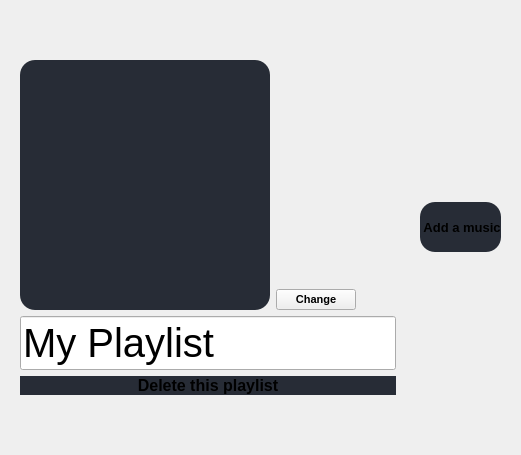
                  <widget class="QWidget" name="page_editPlaylist">
                   <layout class="QHBoxLayout" name="hLayout_15">
                    <item>
                     <widget class="QFrame" name="verticalFrame">
                      <property name="sizePolicy">
                       <sizepolicy hsizetype="Preferred" vsizetype="Preferred">
                        <horstretch>0</horstretch>
                        <verstretch>0</verstretch>
                       </sizepolicy>
                      </property>
                      <property name="maximumSize">
                       <size>
                        <width>450</width>
                        <height>16777215</height>
                       </size>
                      </property>
                      <property name="styleSheet">
                       <string notr="true"/>
                      </property>
                      <layout class="QVBoxLayout" name="verticalLayout_14">
                       <item>
                        <spacer name="verticalSpacer">
                         <property name="orientation">
                          <enum>Qt::Vertical</enum>
                         </property>
                         <property name="sizeHint" stdset="0">
                          <size>
                           <width>20</width>
                           <height>40</height>
                          </size>
                         </property>
                        </spacer>
                       </item>
                       <item>
                        <layout class="QHBoxLayout" name="horizontalLayout_14">
                         <item>
                          <widget class="QLabel" name="playlistEditImage">
                           <property name="minimumSize">
                            <size>
                             <width>250</width>
                             <height>250</height>
                            </size>
                           </property>
                           <property name="maximumSize">
                            <size>
                             <width>250</width>
                             <height>250</height>
                            </size>
                           </property>
                           <property name="font">
                            <font>
                             <family>MS Shell Dlg 2</family>
                            </font>
                           </property>
                           <property name="styleSheet">
                            <string notr="true">background-color: rgb(39, 44, 54);
 border-radius: 15px;</string>
                           </property>
                           <property name="text">
                            <string/>
                           </property>
                           <property name="scaledContents">
                            <bool>true</bool>
                           </property>
                           <property name="alignment">
                            <set>Qt::AlignCenter</set>
                           </property>
                          </widget>
                         </item>
                         <item>
                          <layout class="QVBoxLayout" name="verticalLayout_13">
                           <item>
                            <spacer name="verticalSpacer_3">
                             <property name="orientation">
                              <enum>Qt::Vertical</enum>
                             </property>
                             <property name="sizeHint" stdset="0">
                              <size>
                               <width>20</width>
                               <height>40</height>
                              </size>
                             </property>
                            </spacer>
                           </item>
                           <item>
                            <widget class="QPushButton" name="playlistEditChangeImage">
                             <property name="font">
                              <font>
                               <pointsize>8</pointsize>
                               <weight>75</weight>
                               <bold>true</bold>
                              </font>
                             </property>
                             <property name="text">
                              <string>Change</string>
                             </property>
                             <property name="icon">
                              <iconset resource="files.qrc">
                               <normaloff>:/16x16/icons/16x16/cil-image-plus.png</normaloff>:/16x16/icons/16x16/cil-image-plus.png</iconset>
                             </property>
                            </widget>
                           </item>
                          </layout>
                         </item>
                         <item>
                          <spacer name="horizontalSpacer_3">
                           <property name="orientation">
                            <enum>Qt::Horizontal</enum>
                           </property>
                           <property name="sizeHint" stdset="0">
                            <size>
                             <width>40</width>
                             <height>20</height>
                            </size>
                           </property>
                          </spacer>
                         </item>
                        </layout>
                       </item>
                       <item>
                        <widget class="QLineEdit" name="playlistEditName">
                         <property name="font">
                          <font>
                           <pointsize>30</pointsize>
                          </font>
                         </property>
                         <property name="text">
                          <string>My Playlist</string>
                         </property>
                        </widget>
                       </item>
                       <item>
                        <widget class="QPushButton" name="playlistEditDelete">
                         <property name="sizePolicy">
                          <sizepolicy hsizetype="Minimum" vsizetype="Expanding">
                           <horstretch>0</horstretch>
                           <verstretch>0</verstretch>
                          </sizepolicy>
                         </property>
                         <property name="maximumSize">
                          <size>
                           <width>16777215</width>
                           <height>50</height>
                          </size>
                         </property>
                         <property name="font">
                          <font>
                           <family>MS Shell Dlg 2</family>
                           <pointsize>12</pointsize>
                           <weight>75</weight>
                           <bold>true</bold>
                          </font>
                         </property>
                         <property name="focusPolicy">
                          <enum>Qt::TabFocus</enum>
                         </property>
                         <property name="styleSheet">
                          <string notr="true">background-color: rgb(39, 44, 54);
 border-radius: 15px;</string>
                         </property>
                         <property name="text">
                          <string>Delete this playlist</string>
                         </property>
                        </widget>
                       </item>
                       <item>
                        <spacer name="verticalSpacer_2">
                         <property name="orientation">
                          <enum>Qt::Vertical</enum>
                         </property>
                         <property name="sizeHint" stdset="0">
                          <size>
                           <width>20</width>
                           <height>40</height>
                          </size>
                         </property>
                        </spacer>
                       </item>
                      </layout>
                     </widget>
                    </item>
                    <item>
                     <widget class="QFrame" name="verticalFrame">
                      <property name="styleSheet">
                       <string notr="true"/>
                      </property>
                      <layout class="QVBoxLayout" name="verticalLayout_17">
                       <item>
                        <widget class="QPushButton" name="playlistEditAdd">
                         <property name="sizePolicy">
                          <sizepolicy hsizetype="Expanding" vsizetype="Expanding">
                           <horstretch>0</horstretch>
                           <verstretch>0</verstretch>
                          </sizepolicy>
                         </property>
                         <property name="minimumSize">
                          <size>
                           <width>50</width>
                           <height>0</height>
                          </size>
                         </property>
                         <property name="maximumSize">
                          <size>
                           <width>16777215</width>
                           <height>50</height>
                          </size>
                         </property>
                         <property name="font">
                          <font>
                           <pointsize>10</pointsize>
                           <weight>75</weight>
                           <bold>true</bold>
                          </font>
                         </property>
                         <property name="styleSheet">
                          <string notr="true">background-color: rgb(39, 44, 54);
 border-radius: 15px;</string>
                         </property>
                         <property name="text">
                          <string> Add a music</string>
                         </property>
                         <property name="icon">
                          <iconset resource="files.qrc">
                           <normaloff>:/16x16/icons/16x16/cil-library-add.png</normaloff>:/16x16/icons/16x16/cil-library-add.png</iconset>
                         </property>
                        </widget>
                       </item>
                      </layout>
                     </widget>
                    </item>
                   </layout>
                  </widget>
